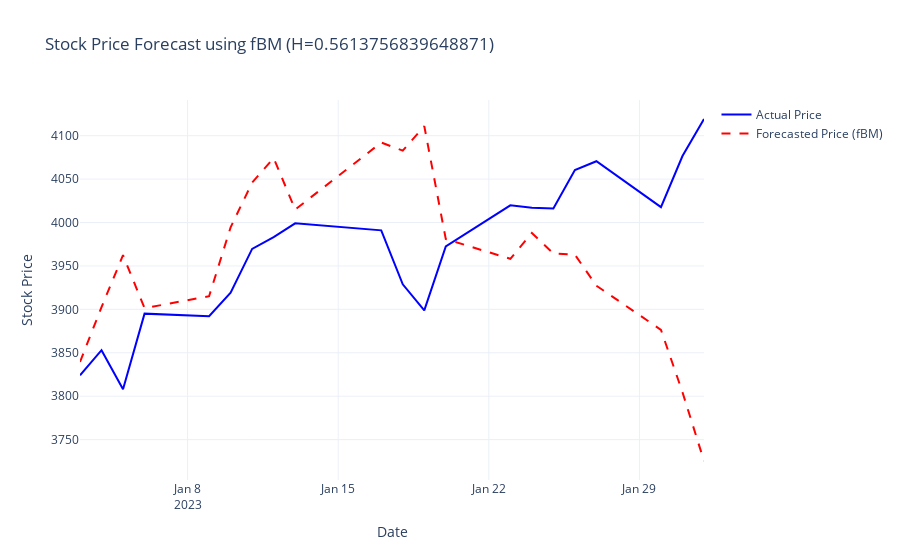

Write notebook code for a chart like this one.
### Code cell
from stochastic.processes.continuous import FractionalBrownianMotion
import numpy as np
import random
import plotly.graph_objects as go

def simulate_fbm_prices(train_data, test_data, H):
    """Simulate future stock prices using a geometric fractional Brownian motion model."""    
    # Calculate drift (μ) and volatility (σ) from training log returns
    mu = train_data["log_returns"].mean()
    sigma = train_data["log_returns"].std()

    # Define Fractional Brownian Motion (fBM) model
    n_days = len(test_data)
    fbm = FractionalBrownianMotion(hurst=H, t=n_days - 1)
    fbm_values = fbm.sample(n=n_days - 1)
    
    # Use the last known price from training data as the starting point
    S0 = train_data['price'].iloc[-1]
    simulated_prices = S0 * np.exp(mu * np.arange(n_days) + sigma * fbm_values)
    
    return simulated_prices

def plot_actual_vs_simulated(test_data, simulated_prices, H):
    """Create an interactive Plotly plot comparing the actual prices with simulated prices."""
    fig = go.Figure()
    fig.add_trace(go.Scatter(
        x=test_data.index,
        y=test_data["price"],
        mode='lines',
        name='Actual Price',
        line=dict(color='blue')
    ))
    fig.add_trace(go.Scatter(
        x=test_data.index,
        y=simulated_prices,
        mode='lines',
        name='Forecasted Price (fBM)',
        line=dict(color='red', dash='dash')
    ))
    fig.update_layout(
        title=f"Stock Price Forecast using fBM (H={H})",
        xaxis_title="Date",
        yaxis_title="Stock Price",
        template="plotly_white"
    )
    fig.show()

simulated_prices = simulate_fbm_prices(SNP_training_df, SNP_testing_df, SNP_hurst_est)
plot_actual_vs_simulated(SNP_testing_df, simulated_prices, SNP_hurst_est)

### Figure 1 — Plotly figure (JSON) as saved in the notebook; plotly's stock layout.template omitted (floating-point values rounded to 4 significant figures)
{"data": [{"line": {"color": "blue"}, "mode": "lines", "name": "Actual Price", "type": "scatter", "x": ["2023-01-03T00:00:00", "2023-01-04T00:00:00", "2023-01-05T00:00:00", "2023-01-06T00:00:00", "2023-01-09T00:00:00", "2023-01-10T00:00:00", "2023-01-11T00:00:00", "2023-01-12T00:00:00", "2023-01-13T00:00:00", "2023-01-17T00:00:00", "2023-01-18T00:00:00", "2023-01-19T00:00:00", "2023-01-20T00:00:00", "2023-01-23T00:00:00", "2023-01-24T00:00:00", "2023-01-25T00:00:00", "2023-01-26T00:00:00", "2023-01-27T00:00:00", "2023-01-30T00:00:00", "2023-01-31T00:00:00", "2023-02-01T00:00:00"], "y": [3824.0, 3853.0, 3808.0, 3895.0, 3892.0, 3919.0, 3970.0, 3983.0, 3999.0, 3991.0, 3929.0, 3899.0, 3973.0, 4020.0, 4017.0, 4016.0, 4060.0, 4071.0, 4018.0, 4077.0, 4119.0]}, {"line": {"color": "red", "dash": "dash"}, "mode": "lines", "name": "Forecasted Price (fBM)", "type": "scatter", "x": ["2023-01-03T00:00:00", "2023-01-04T00:00:00", "2023-01-05T00:00:00", "2023-01-06T00:00:00", "2023-01-09T00:00:00", "2023-01-10T00:00:00", "2023-01-11T00:00:00", "2023-01-12T00:00:00", "2023-01-13T00:00:00", "2023-01-17T00:00:00", "2023-01-18T00:00:00", "2023-01-19T00:00:00", "2023-01-20T00:00:00", "2023-01-23T00:00:00", "2023-01-24T00:00:00", "2023-01-25T00:00:00", "2023-01-26T00:00:00", "2023-01-27T00:00:00", "2023-01-30T00:00:00", "2023-01-31T00:00:00", "2023-02-01T00:00:00"], "y": [3840.0, 3903.0, 3962.0, 3901.0, 3915.0, 3994.0, 4046.0, 4074.0, 4015.0, 4092.0, 4083.0, 4111.0, 3981.0, 3958.0, 3988.0, 3964.0, 3963.0, 3927.0, 3876.0, 3805.0, 3725.0]}], "layout": {"title": {"text": "Stock Price Forecast using fBM (H=0.5613756839648871)"}, "xaxis": {"title": {"text": "Date"}}, "yaxis": {"title": {"text": "Stock Price"}}}}
